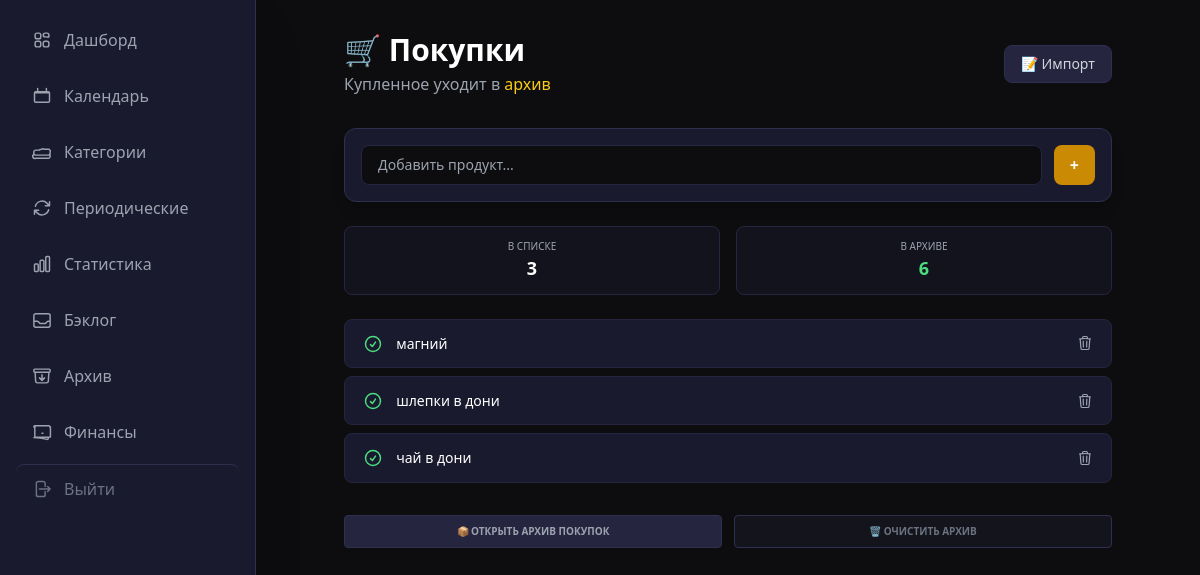
/shopping, run on the app's committed database.
### app/models/shopping.py (models this page shows)
class ShoppingItem(Base):
    __tablename__ = "shopping_items"
    id = Column(Integer, primary_key=True, index=True)
    title = Column(String(500), nullable=False)
    quantity = Column(String(100), default="")  # количество (например, "2 шт", "500 г")
    is_purchased = Column(Boolean, default=False, index=True)
    is_archived = Column(Boolean, default=False, index=True)
    item_kind = Column(String(20), default="purchase", nullable=False)  # purchase
    created_at = Column(DateTime(timezone=True), server_default=func.now())
    purchased_at = Column(DateTime(timezone=True), nullable=True)

### app/web/routes/shopping.py (the view)
@router.get("/shopping", response_class=HTMLResponse)
async def shopping_page(request: Request):
    from app.services.shopping_service import load_active_shopping
    async with async_session() as db:
        items = await load_active_shopping(db)
        archived_count_result = await db.execute(
            select(func.count(ShoppingItem.id)).where(ShoppingItem.is_archived == True)
        )
        archived_count = archived_count_result.scalar() or 0
    return templates.TemplateResponse(request, "shopping.html", {
        "request": request,
        "items": items,
        "total": len(items),
        "archived_count": archived_count,
    })

### app/web/templates/shopping.html (shortened to what this page needs)
{% extends "base.html" %}
{% block content %}
<div class="max-w-3xl mx-auto" x-data="{ showBulk: false }">
    <div class="flex items-center justify-between mb-8">
        <div>
            <h1 class="text-3xl font-bold text-white">🛒 Покупки</h1>
            <p class="text-gray-400 mt-1">Купленное уходит в <a href="/archive" class="text-yellow-400 hover:underline">архив</a></p>
        </div>
        <div class="flex gap-3">
            <button @click="showBulk = true"
                    class="px-4 py-2 bg-dark-700 hover:bg-dark-600 text-gray-300 text-sm font-medium rounded-lg transition border border-dark-600">
                📝 Импорт
            </button>
        </div>
    </div>
    <div class="space-y-6">
        <div class="bg-dark-800 rounded-xl p-4 border border-dark-600 shadow-lg">
            <form hx-post="/api/shopping/create"
                  hx-target="#shopping-list"
                  hx-swap="innerHTML"
                  hx-on::after-request="this.reset()"
                  class="flex gap-3">
                <input type="text" name="title" placeholder="Добавить продукт..." required
                       class="flex-1 bg-dark-900 border border-dark-700 rounded-lg px-4 py-2 text-white text-sm focus:outline-none focus:border-yellow-500 transition-all">
                <button type="submit" class="px-4 py-2 bg-yellow-600 hover:bg-yellow-500 text-white font-bold rounded-lg transition-all">+</button>
            </form>
        </div>
        <div class="flex gap-4">
            <div class="bg-dark-800/50 rounded-lg p-3 border border-dark-700 flex-1 text-center">
                <span class="text-gray-400 text-[10px] uppercase block">В списке</span>
                <span class="font-bold text-white text-lg" id="total-count">{{ total }}</span>
            </div>
            <div class="bg-dark-800/50 rounded-lg p-3 border border-dark-700 flex-1 text-center">
                <span class="text-gray-400 text-[10px] uppercase block">В архиве</span>
                <span class="font-bold text-green-400 text-lg" id="archived-count">{{ archived_count }}</span>
            </div>
        </div>
        <div id="shopping-list" class="space-y-2">
            {% set items = items %}
            {% include "partials/shopping_list.html" %}
        </div>
        <div class="flex gap-3 pt-2">
            <a href="/archive?shop_page=1"
               class="flex-1 py-2 text-center bg-dark-700 hover:bg-dark-600 text-gray-400 text-[10px] uppercase font-bold rounded border border-dark-600 transition">
                📦 Открыть архив покупок
            </a>
            <button hx-delete="/api/shopping/clear-purchased"
                    hx-target="#shopping-list"
                    hx-confirm="Удалить все покупки из архива навсегда?"
                    class="flex-1 py-2 bg-dark-700/30 hover:bg-red-900/10 text-gray-500 hover:text-red-400 text-[10px] uppercase font-bold rounded border border-dark-600 transition">
                🗑 Очистить архив
            </button>
        </div>
    </div>
</div>
{% endblock %}

### app/web/templates/partials/icons_macros.html (shortened to what this page needs)
{% macro icon_check(class='w-5 h-5') %}
<svg class="{{ class }}" fill="none" stroke="currentColor" stroke-width="1.75" viewBox="0 0 24 24" aria-hidden="true">
  <path stroke-linecap="round" stroke-linejoin="round" d="M9 12.75L11.25 15 15 9.75M21 12a9 9 0 11-18 0 9 9 0 0118 0z"/>
</svg>
{% endmacro %}
{% macro icon_calendar(class='w-5 h-5') %}
<svg class="{{ class }}" fill="none" stroke="currentColor" stroke-width="1.75" viewBox="0 0 24 24" aria-hidden="true">
  <path stroke-linecap="round" stroke-linejoin="round" d="M6.75 3v2.25M17.25 3v2.25M4.5 8.25h15M4.5 19.5h15a1.5 1.5 0 001.5-1.5V8.25a1.5 1.5 0 00-1.5-1.5h-15a1.5 1.5 0 00-1.5 1.5v9.75a1.5 1.5 0 001.5 1.5z"/>
</svg>
{% endmacro %}
{% macro icon_trash(class='w-4 h-4') %}
<svg class="{{ class }}" fill="none" stroke="currentColor" stroke-width="1.75" viewBox="0 0 24 24" aria-hidden="true">
  <path stroke-linecap="round" stroke-linejoin="round" d="M14.74 9l-.346 9m-4.788 0L9.26 9m9.968-3.21c.342.052.682.107 1.022.166m-1.022-.165L18.16 19.673a2.25 2.25 0 01-2.244 2.077H8.084a2.25 2.25 0 01-2.244-2.077L4.772 5.79m14.456 0a48.108 48.108 0 00-3.478-.397m-12 .562c.34-.059.68-.114 1.022-.165m0 0a48.11 48.11 0 013.478-.397m7.5 0v-.916c0-1.18-.91-2.164-2.09-2.201a51.964 51.964 0 00-3.32 0c-1.18.037-2.09 1.022-2.09 2.201v.916m7.5 0a48.667 48.667 0 00-7.5 0"/>
</svg>
{% endmacro %}
{% macro icon_folder(class='w-4 h-4') %}
<svg class="{{ class }}" fill="none" stroke="currentColor" stroke-width="1.75" viewBox="0 0 24 24" aria-hidden="true">
  <path stroke-linecap="round" stroke-linejoin="round" d="M2.25 12.75V12A2.25 2.25 0 014.5 9.75h4.128a2.25 2.25 0 011.59-.659l2.845-.948a2.25 2.25 0 011.59.659H19.5A2.25 2.25 0 0121.75 12v.75m-19.5 0A2.25 2.25 0 004.5 15.75h15a2.25 2.25 0 002.25-2.25m-19.5 0v1.5A2.25 2.25 0 004.5 19.5h15a2.25 2.25 0 002.25-2.25v-1.5"/>
</svg>
{% endmacro %}
{% macro icon_repeat(class='w-3.5 h-3.5') %}
<svg class="{{ class }}" fill="none" stroke="currentColor" stroke-width="1.75" viewBox="0 0 24 24" aria-hidden="true">
  <path stroke-linecap="round" stroke-linejoin="round" d="M16.023 9.348h4.992v-.001M2.985 19.644v-4.992m0 0h4.992m-4.993 0l3.181 3.183a8.25 8.25 0 0013.803-3.7M4.031 9.865a8.25 8.25 0 0113.803-3.7l3.181 3.182m0-4.991v4.99"/>
</svg>
{% endmacro %}
{% macro icon_nav_dashboard(class='w-5 h-5') %}
<svg class="{{ class }}" fill="none" stroke="currentColor" stroke-width="1.75" viewBox="0 0 24 24" aria-hidden="true">
  <path stroke-linecap="round" stroke-linejoin="round" d="M3.75 6A2.25 2.25 0 016 3.75h2.25A2.25 2.25 0 0110.5 6v2.25a2.25 2.25 0 01-2.25 2.25H6a2.25 2.25 0 01-2.25-2.25V6zM13.5 15.75A2.25 2.25 0 0115.75 13.5h2.25a2.25 2.25 0 012.25 2.25V18a2.25 2.25 0 01-2.25 2.25h-2.25A2.25 2.25 0 0113.5 18v-2.25zM13.5 6A2.25 2.25 0 0115.75 3.75h2.25A2.25 2.25 0 0120.25 6v2.25A2.25 2.25 0 0118 8.25h-2.25A2.25 2.25 0 0113.5 6zM3.75 15.75A2.25 2.25 0 016 13.5h2.25a2.25 2.25 0 012.25 2.25V18A2.25 2.25 0 018.25 20.25H6A2.25 2.25 0 013.75 18v-2.25z"/>
</svg>
{% endmacro %}
{% macro icon_nav_stats(class='w-5 h-5') %}
<svg class="{{ class }}" fill="none" stroke="currentColor" stroke-width="1.75" viewBox="0 0 24 24" aria-hidden="true">
  <path stroke-linecap="round" stroke-linejoin="round" d="M3 13.125C3 12.504 3.504 12 4.125 12h2.25c.621 0 1.125.504 1.125 1.125v6.75C7.5 20.496 6.996 21 6.375 21h-2.25A1.125 1.125 0 013 19.875v-6.75zM9.75 8.625c0-.621.504-1.125 1.125-1.125h2.25c.621 0 1.125.504 1.125 1.125v11.25c0 .621-.504 1.125-1.125 1.125h-2.25a1.125 1.125 0 01-1.125-1.125V8.625zM16.5 4.125c0-.621.504-1.125 1.125-1.125h2.25C20.496 3 21 3.504 21 4.125v15.75c0 .621-.504 1.125-1.125 1.125h-2.25a1.125 1.125 0 01-1.125-1.125V4.125z"/>
</svg>
{% endmacro %}
{% macro icon_nav_inbox(class='w-5 h-5') %}
<svg class="{{ class }}" fill="none" stroke="currentColor" stroke-width="1.75" viewBox="0 0 24 24" aria-hidden="true">
  <path stroke-linecap="round" stroke-linejoin="round" d="M2.25 13.5h3.86a2.25 2.25 0 011.664.736l1.244 1.244a2.25 2.25 0 001.664.736h4.364a2.25 2.25 0 001.664-.736l1.244-1.244a2.25 2.25 0 011.664-.736H21.75M2.25 13.5V6.75A2.25 2.25 0 014.5 4.5h15a2.25 2.25 0 012.25 2.25v6.75M2.25 13.5v4.875A2.25 2.25 0 004.5 20.625h15a2.25 2.25 0 002.25-2.25V13.5"/>
</svg>
{% endmacro %}
{% macro icon_nav_archive(class='w-5 h-5') %}
<svg class="{{ class }}" fill="none" stroke="currentColor" stroke-width="1.75" viewBox="0 0 24 24" aria-hidden="true">
  <path stroke-linecap="round" stroke-linejoin="round" d="M20.25 7.5l-.625 10.632a2.25 2.25 0 01-2.247 2.118H6.622a2.25 2.25 0 01-2.247-2.118L3.75 7.5m8.25 3v6.75m0 0l-3-3m3 3l3-3M3.375 7.5h17.25c.621 0 1.125-.504 1.125-1.125v-1.5c0-.621-.504-1.125-1.125-1.125H3.375c-.621 0-1.125.504-1.125 1.125v1.5c0 .621.504 1.125 1.125 1.125z"/>
</svg>
{% endmacro %}
{% macro icon_nav_finance(class='w-5 h-5') %}
<svg class="{{ class }}" fill="none" stroke="currentColor" stroke-width="1.75" viewBox="0 0 24 24" aria-hidden="true">
  <path stroke-linecap="round" stroke-linejoin="round" d="M2.25 18.75a60.07 60.07 0 0115.797 2.101c.727.198 1.453-.342 1.453-1.096V18.75M3.75 4.5v.75A.75.75 0 013 6h-.75m0 0v-.375c0-.621.504-1.125 1.125-1.125H20.25c.621 0 1.125.504 1.125 1.125v.375m-18 0v11.25c0 .621.504 1.125 1.125 1.125h16.5a1.125 1.125 0 001.125-1.125V6m-9 7.5h.008v.008H12v-.008z"/>
</svg>
{% endmacro %}
{% macro icon_nav_logout(class='w-5 h-5') %}
<svg class="{{ class }}" fill="none" stroke="currentColor" stroke-width="1.75" viewBox="0 0 24 24" aria-hidden="true">
  <path stroke-linecap="round" stroke-linejoin="round" d="M15.75 9V5.25A2.25 2.25 0 0013.5 3h-6a2.25 2.25 0 00-2.25 2.25v13.5A2.25 2.25 0 007.5 21h6a2.25 2.25 0 002.25-2.25V15m3 0l3-3m0 0l-3-3m3 3H9"/>
</svg>
{% endmacro %}

### app/web/templates/partials/shopping_list.html
{% from 'partials/icons_macros.html' import icon_check, icon_trash %}
{% if items %}
    {% for item in items %}
    <div class="shopping-item bg-dark-800 rounded-lg p-2 px-3 border border-dark-700 hover:border-yellow-600/50 transition flex items-center gap-2"
         id="item-{{ item.id }}">
        <button type="button"
                hx-post="/api/shopping/{{ item.id }}/toggle"
                hx-target="closest .shopping-item"
                hx-swap="delete"
                class="icon-action icon-action--success flex-shrink-0"
                title="Куплено">
            {{ icon_check() }}
        </button>
        <div class="flex-1 min-w-0">
            <span class="font-medium text-sm text-white truncate block" title="{{ item.title }}">
                {{ item.title }}
            </span>
        </div>
        <form hx-delete="/api/shopping/{{ item.id }}" hx-target="#shopping-list" hx-swap="innerHTML" class="flex-shrink-0">
            <button type="submit" class="icon-action icon-action--danger" title="Удалить">
                {{ icon_trash() }}
            </button>
        </form>
    </div>
    {% endfor %}
{% else %}
    <div class="text-center py-10 text-gray-500">
        <p>Список покупок пуст</p>
    </div>
{% endif %}

### app/web/static/css/style.css (style rules this page uses)
.icon-action { display: inline-flex; align-items: center; justify-content: center; padding: 0.35rem; border-radius: 0.375rem; border: none; background: transparent; cursor: pointer; transition: color 0.15s ease, background-color 0.15s ease; }
.icon-action--success { color: #4ade80; }
.icon-action--danger { color: #9ca3af; }
input[type="text"], input[type="date"], input[type="time"], textarea, select { transition: border-color 0.2s ease, box-shadow 0.2s ease; }

### data on the page
ShoppingItem: title "магний"
ShoppingItem: title "шлепки в дони"
ShoppingItem: title "чай в дони"

### other printed values
{{ total }} "3"
{{ archived_count }} "6"
